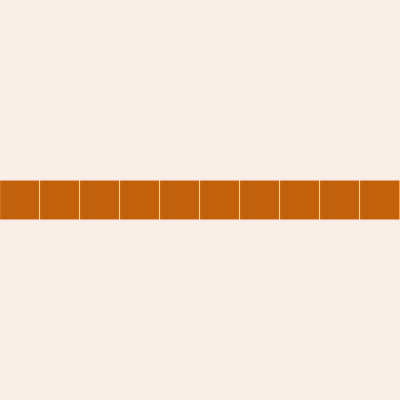
Frame 1 (no input)
Frame 60 (no input): identical to frame 1, image omitted
Frame 120 (the mouse pressed at the canvas centre since frame 60): identical to frame 1, image omitted

The p5.js sketch that drew this single still picture (run headless with seeded random() and noise() and a simulated clock; from frame 60 on, the mouse is pressed at the canvas centre):

// p5.js sketch
// ── sketch.js
function setup() {
  createCanvas(400, 400);
}

function draw() {
  background(249, 239, 231);
  stroke(249, 239, 231);
  fill(193, 97, 12);

  for (let i = 0; i < 10; i++) {
    let size = width / 10;
    let x = i * size;
    rect(x, height / 2 - size / 2, size, size);
  }
}
